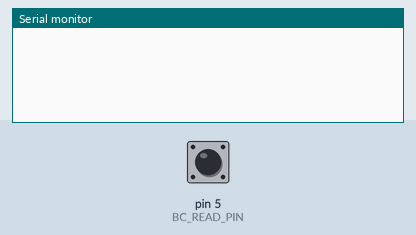
Recording of a sketch running on a simulated Arduino Uno, built with avr-gcc and run on an emulated ATmega328P. Parts: the last lines printed to the serial monitor. The inputs (shaded band) are chosen by the test bench; at power-on: pin 5 (BC_READ_PIN) LOW.

Above: at 1.2 s.
1.3 s: pin 5 (BC_READ_PIN) driven HIGH
At 4.1 s:
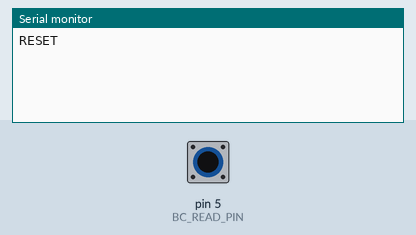
4.3 s: pin 5 (BC_READ_PIN) driven LOW
At 5.3 s:
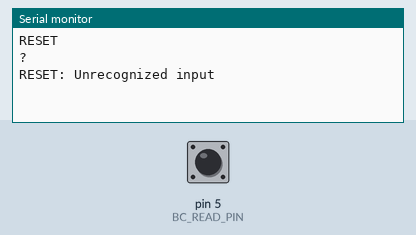
5.8 s: pin 5 (BC_READ_PIN) pulsed HIGH 2 times (0.12 s each, 0.3 s apart)
At 8.2 s:
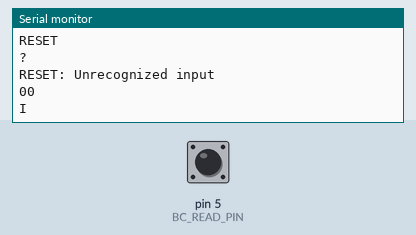

Measured:
- after the input at 1.3 s, the serial monitor: prints a new line after 2.0 s (image 1)
- after the input at 4.3 s, the serial monitor: prints a new line at once (image 2)
- after the input at 5.8 s, the serial monitor: prints a new line after 0.12 s (image 3)

The sketch:

Borscht-Code.ino
```cpp
#define BC_BAUD_RATE  9600
#define BC_READ_PIN   5
#define BC_DOT '0'
#define BC_DASH '-'
#define BC_NULL '\0'
#define BC_BORSCHT_COLOR #8C2C24
#define BC_UNKNOWN '?'
#define BC_DURATION_THRESHOLD 50
#define BC_SILENCE_THRESHOLD 1000
#define BC_RESET_THRESHOLD 2000
#define BC_MAX_CODE_LEN 4
#define BC_MIN_DASH 300
#define BC_MAX_DASH BC_SILENCE_THRESHOLD - 1
#define BC_MIN_DOT 20
#define BC_MAX_DOT BC_MIN_DASH - 1
#define BC_SYMBOL_CNT 36
#define BC_CODE_LEN 5

char codes[BC_SYMBOL_CNT][BC_CODE_LEN] =
{
/* A     B       C       D      E    F                        */
  "0-", "-000", "-0-0", "-00", "0", "00-0",
/* G      H       I     J       K      L                      */
  "--0", "0000", "00", "0---", "-0-", "0-00",
/* M     N     O      P       Q       R                       */
  "--", "-0", "---", "0--0", "--0-", "0-0",
/* S      T    U      V       W      X                        */
  "000", "-", "00-", "000-", "0--", "-00-",
/* Y       Z       0        1       2        3                */
  "-0--", "--00", "-----", "0----","00---", "000--",
/* 4        5        6        7        8        9             */
  "0000-", "00000", "-0000", "--000", "---00", "----0"
};

char symbols[BC_SYMBOL_CNT] =
{
  'A', 'B', 'C', 'D', 'E', 'F',
  'G', 'H', 'I', 'J', 'K', 'L',
  'M', 'N', '0', 'P', 'Q', 'R',
  'S', 'T', 'U', 'V', 'W', 'X',
  'W', 'Z', '0', '1', '2', '3',
  '4', '5', '6', '7', '8', '9'
};

unsigned long duration = 0;
int active = 0;
int pinVal = 0;
char code[BC_CODE_LEN];
int idx = 0;
char dashOrDot;

void addDashOrDot(char);
void debug(const char *);
char getDashOrDot(unsigned int);
int getStateDuration(int, int);
bool isStrMatch(char *, char *, int);
void reset(void);
char translateCode2Symbol(char *, int);

void setup()  {
  Serial.begin(BC_BAUD_RATE);
  reset();
}

void loop() {
  reset();
  while (1) {
    pinVal = digitalRead(BC_READ_PIN);
    if (pinVal == 1) {
      duration = getStateDuration(1, BC_RESET_THRESHOLD);
      if (duration >= BC_RESET_THRESHOLD) {
        Serial.println("\nRESET");
        break;
      }
      if (duration >= BC_DURATION_THRESHOLD) {
        dashOrDot = getDashOrDot(duration);
        if (dashOrDot == BC_UNKNOWN) {
          Serial.print(dashOrDot);
          Serial.println("\nRESET: Unrecognized input");
          break;
        }
        addDashOrDot(dashOrDot);
        if (idx > BC_CODE_LEN - 1) {
          translateCode2Symbol(code, idx);

          Serial.println("\n");
          break;
        }
      }
    }
    if (active == 1) {
      duration = getStateDuration(0, BC_SILENCE_THRESHOLD);
      if (duration >= BC_SILENCE_THRESHOLD) {
          translateCode2Symbol(code, idx + 1);
          Serial.println("");
          break;
      }
    }
  }
}

void addDashOrDot(char dashOrDot) {
  code[idx] = dashOrDot;
  Serial.print(dashOrDot);
  active = 1;
  ++idx;
}

char getDashOrDot(unsigned int duration) {
  if (duration >= BC_MIN_DASH && duration <= BC_MAX_DASH) {
    return BC_DASH;
  } else if (duration >= BC_MIN_DOT && duration <= BC_MAX_DOT) {
    return BC_DOT;
  }
  return BC_UNKNOWN;
}

int getStateDuration(int state, int timeout=NULL) {
  unsigned long alpha = 0;
  unsigned long omega = 0;

  pinVal = digitalRead(BC_READ_PIN);
  alpha = millis();
  while (pinVal == state) {
    pinVal = digitalRead(BC_READ_PIN);
    omega = millis() - alpha;
    if ((timeout != NULL) &&  (timeout <= omega)) {
      break;
    }
  }
  return omega;
}

bool isStrMatch(char *s1, char *s2, int len) {
  for (int i = 0; i < len; i++) {
      if (s1[i] != s2[i]) {
        return false;
      }
  }
  return true;
}

void reset() {
  for (int i = 0; i < BC_CODE_LEN; i++) {
    code[i] = BC_NULL;
  }
  active = 0;
  idx = 0;
}

char translateCode2Symbol(char *userInput, int len) {
  Serial.println("");
  for (int i = 0; i < BC_SYMBOL_CNT; i++) {
    if (isStrMatch(userInput, codes[i], len)) {
        Serial.println(symbols[i]);
        return (symbols[i]);
    }
  }
  Serial.println("Not found!");
  return NULL;
}
```
